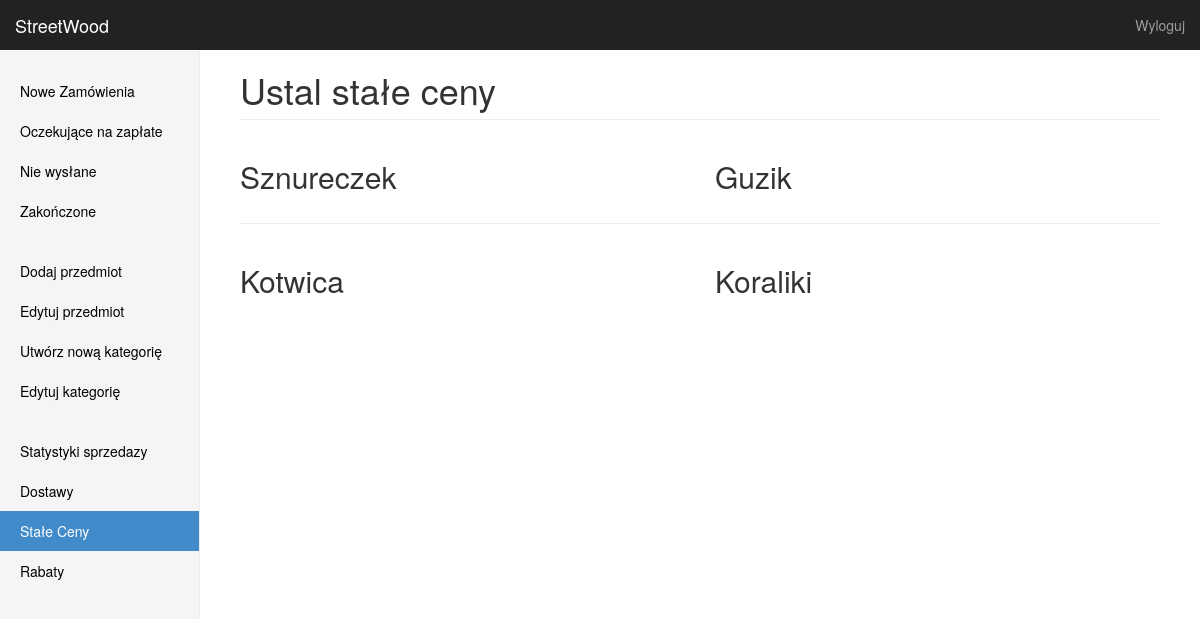
The page /administrator/stale-ceny on the database as committed earlier.
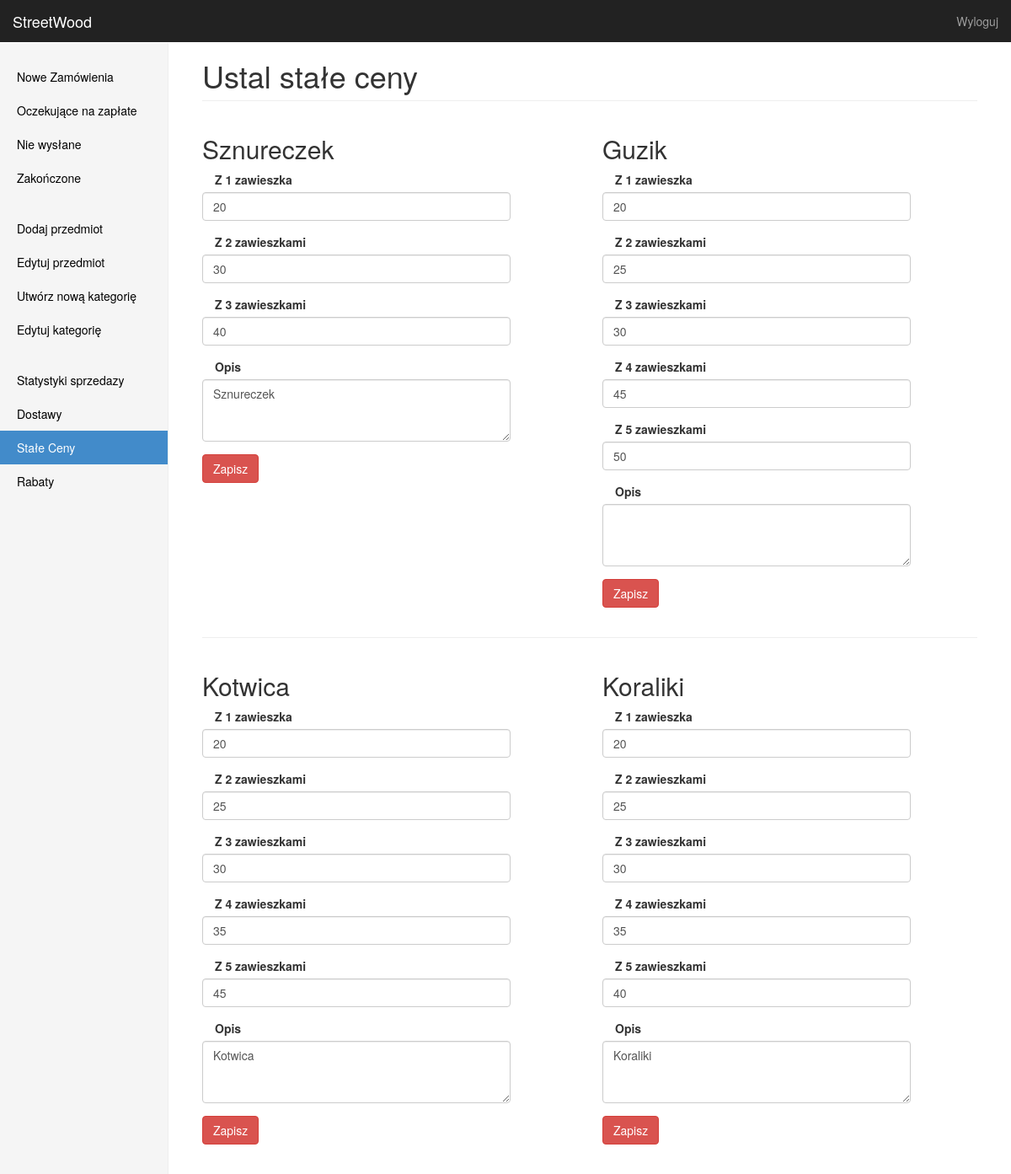
The same page on the database as committed later.
### tables this page shows
CREATE TABLE `stale_ceny` (
  `id_stalej_ceny` int(11) NOT NULL,
  `zawieszka1` int(11) NOT NULL,
  `zawieszka2` int(11) NOT NULL,
  `zawieszka3` int(11) NOT NULL,
  `zawieszka4` int(11) DEFAULT NULL,
  `zawieszka5` int(11) DEFAULT NULL,
  `opis` varchar(100) NOT NULL
);

### application/controllers/Administrator.php (called while the page is built, shortened)
<?php
class Administrator extends CI_Controller
{
    function __construct()
    {
        $this->load->model('Model_m');
    }
    public function stale_ceny()
    {
        $this->form_validation->set_rules('z1', 'Brans z 1', 'numeric');
        if ($this->form_validation->run() == FALSE) {
            $dane['sznureczek'] = $this->Model_m->pobierz_stale(1);
            $dane['guzik'] = $this->Model_m->pobierz_stale(2);
            $dane['kotwica'] = $this->Model_m->pobierz_stale(3);
            $dane['koralik'] = $this->Model_m->pobierz_stale(4);
            $this->load->view('administrator/header');
            $this->load->view('administrator/przedmiot/stale_ceny', $dane);
            $this->load->view('administrator/footer');
        }
    }
}

### index.php (called while the page is built, shortened)
<?php
require_once BASEPATH.'core/CodeIgniter.php';

### application/models/Model_m.php (called while the page is built, shortened)
<?php
class Model_m extends CI_Model
{
    public function pobierz_stale($id)
    {
        $stale = $this->db->query('SELECT * FROM stale_ceny where id_stalej_ceny=' . $id);
        return $stale->result();
    }
}

### application/views/administrator/przedmiot/stale_ceny.php (the view, shortened to what this page needs)
<div class="col-sm-9 col-sm-offset-3 col-md-10 col-md-offset-2 main">
    <h1 class="page-header">Ustal stałe ceny</h1>
    <div class="row">
        <div class="col-md-5">
            <h2>Sznureczek</h2>
            <?php
            $attributes = array('class' => 'form');
            echo form_open('administrator/stale-ceny', $attributes);
            foreach ($sznureczek as $key)
            {
                ?>
                <div class="form-group">
                    <label for="z1" class="col-sm-5 control-label">Z 1 zawieszka</label>
                    <input type="text" class="form-control" id="z1" name="z1" value="<?= $key->zawieszka1 ?>">
                </div>
                <div class="form-group">
                    <label for="z1" class="col-sm-5 control-label">Z 2 zawieszkami</label>
                    <input type="text" class="form-control" id="z2" name="z2" value="<?= $key->zawieszka2 ?>">
                </div>
                <div class="form-group">
                    <label for="z1" class="col-sm-5 control-label">Z 3 zawieszkami</label>
                    <input type="text" class="form-control" id="z3" name="z3" value="<?= $key->zawieszka3 ?>">
                </div>
                <div class="form-group">
                    <label for="opis" class="col-sm-5 control-label">Opis</label>
                    <textarea class="form-control" rows="3" id="opis" name="opis"><?= $key->opis ?></textarea>
                </div>
                <div class="form-group">
                    <button type="submit" class="btn btn-danger">Zapisz</button>
                </div>
                <?php
            }
            ?>
            </form>
        </div>
        <div class="col-md-5 col-md-offset-1">
            <h2>Guzik</h2>
            <?php
            $attributes = array('class' => 'form');
            echo form_open('administrator/stale-ceny', $attributes);
            foreach ($guzik as $key)
            {
                ?>
                <div class="form-group">
                    <label for="z1" class="col-sm-5 control-label">Z 1 zawieszka</label>
                    <input type="text" class="form-control" id="z1" name="z1" value="<?= $key->zawieszka1 ?>">
                </div>
                <div class="form-group">
                    <label for="z2" class="col-sm-5 control-label">Z 2 zawieszkami</label>
                    <input type="text" class="form-control" id="z2" name="z2" value="<?= $key->zawieszka2 ?>">
                </div>
                <div class="form-group">
                    <label for="z3" class="col-sm-5 control-label">Z 3 zawieszkami</label>
                    <input type="text" class="form-control" id="z3" name="z3" value="<?= $key->zawieszka3 ?>">
                </div>
                <div class="form-group">
                    <label for="z4" class="col-sm-5 control-label">Z 4 zawieszkami</label>
                    <input type="text" class="form-control" id="z4" name="z4" value="<?= $key->zawieszka4 ?>">
                </div>
                <div class="form-group">
                    <label for="z5" class="col-sm-5 control-label">Z 5 zawieszkami</label>
                    <input type="text" class="form-control" id="z5" name="z5" value="<?= $key->zawieszka5?>">
                </div>
                <div class="form-group">
                    <label for="opis" class="col-sm-5 control-label">Opis</label>
                    <textarea class="form-control" rows="3" id="opis" name="opis"><?= $key->opis ?></textarea>
                </div>
                <div class="form-group">
                    <button type="submit" class="btn btn-danger">Zapisz</button>
                </div>
                <?php
            }
            ?>
            </form>
        </div>
    </div>
    <hr>
    <div class="row">
        <div class="col-md-5">
            <h2>Kotwica</h2>
            <?php
            $attributes = array('class' => 'form');
            echo form_open('administrator/stale-ceny', $attributes);
            foreach ($kotwica as $key)
            {
                ?>
                <div class="form-group">
                    <label for="z1" class="col-sm-5 control-label">Z 1 zawieszka</label>
                    <input type="text" class="form-control" id="z1" name="z1" value="<?= $key->zawieszka1 ?>">
                </div>
                <div class="form-group">
                    <label for="z1" class="col-sm-5 control-label">Z 2 zawieszkami</label>
                    <input type="text" class="form-control" id="z2" name="z2" value="<?= $key->zawieszka2 ?>">
                </div>
                <div class="form-group">
                    <label for="z1" class="col-sm-5 control-label">Z 3 zawieszkami</label>
                    <input type="text" class="form-control" id="z3" name="z3" value="<?= $key->zawieszka3 ?>">
                </div>
                <div class="form-group">
                    <label for="z4" class="col-sm-5 control-label">Z 4 zawieszkami</label>
                    <input type="text" class="form-control" id="z4" name="z4" value="<?= $key->zawieszka4 ?>">
                </div>
                <div class="form-group">
                    <label for="z5" class="col-sm-5 control-label">Z 5 zawieszkami</label>
                    <input type="text" class="form-control" id="z5" name="z5" value="<?= $key->zawieszka5 ?>">
                </div>
                <div class="form-group">
                    <label for="opis" class="col-sm-5 control-label">Opis</label>
                    <textarea class="form-control" rows="3" id="opis" name="opis"><?= $key->opis ?></textarea>
                </div>
                <div class="form-group">
                    <button type="submit" class="btn btn-danger">Zapisz</button>
                </div>
                <?php
            }
            ?>
            </form>
        </div>
        <div class="col-md-5 col-md-offset-1">
            <h2>Koraliki</h2>
            <?php
            $attributes = array('class' => 'form');
            echo form_open('administrator/stale-ceny', $attributes);
            foreach ($koralik as $key)
            {
                ?>
                <div class="form-group">
                    <label for="z1" class="col-sm-5 control-label">Z 1 zawieszka</label>
                    <input type="text" class="form-control" id="z1" name="z1" value="<?= $key->zawieszka1 ?>">
                </div>
                <div class="form-group">
                    <label for="z2" class="col-sm-5 control-label">Z 2 zawieszkami</label>
                    <input type="text" class="form-control" id="z2" name="z2" value="<?= $key->zawieszka2 ?>">
                </div>
                <div class="form-group">
                    <label for="z3" class="col-sm-5 control-label">Z 3 zawieszkami</label>
                    <input type="text" class="form-control" id="z3" name="z3" value="<?= $key->zawieszka3 ?>">
                </div>
                <div class="form-group">
                    <label for="z4" class="col-sm-5 control-label">Z 4 zawieszkami</label>
                    <input type="text" class="form-control" id="z4" name="z4" value="<?= $key->zawieszka4 ?>">
                </div>
                <div class="form-group">
                    <label for="z5" class="col-sm-5 control-label">Z 5 zawieszkami</label>
                    <input type="text" class="form-control" id="z5" name="z5" value="<?= $key->zawieszka5 ?>">
                </div>
                <div class="form-group">
                    <label for="opis" class="col-sm-5 control-label">Opis</label>
                    <textarea class="form-control" rows="3" id="opis" name="opis"><?= $key->opis ?></textarea>
                </div>
                <div class="form-group">
                    <button type="submit" class="btn btn-danger">Zapisz</button>
                </div>
                <?php
            }
            ?>
            </form>
        </div>
    </div>
</div>
</div>

### application/views/administrator/header.php (shortened to what this page needs)
<!DOCTYPE html>
<html lang="en">
<head>
    <link rel="stylesheet" href="<?php echo base_url(); ?>assetss/css/bootstrap.css" media="screen" type="text/css"/>
    <link href="<?php echo base_url(); ?>assetss/css/ie10-viewport-bug-workaround.css" rel="stylesheet">
    <link rel="stylesheet" href="<?php echo base_url(); ?>assetss/css/dashboard.css" media="screen" type="text/css"/>
</head>
<body>
<nav class="navbar navbar-inverse navbar-fixed-top">
    <div class="container-fluid">
        <div class="navbar-header">
            <a class="navbar-brand" href="<?php echo base_url() . 'administrator/nowe-zamowienia'; ?>">StreetWood</a>
        </div>
        <div id="navbar" class="navbar-collapse collapse">
            <ul class="nav navbar-nav navbar-right">
                <li><?php echo anchor('administrator/wyloguj', 'Wyloguj'); ?></li>
            </ul>
        </div>
    </div>
</nav>
<div class="container-fluid">
    <div class="row">
        <div class="col-sm-3 col-md-2 sidebar">
            <ul class="nav nav-sidebar">
                <li <?php if ($this->uri->segment(2) == 'nowe-zamowienia') echo 'class="active"' ?> ><?php echo anchor('administrator/nowe-zamowienia', 'Nowe Zamówienia'); ?></li>
                <li <?php if ($this->uri->segment(2) == 'oczekujace-na-zaplate') echo 'class="active"' ?> ><?php echo anchor('administrator/oczekujace-na-zaplate', 'Oczekujące na zapłate'); ?></li>
                <li <?php if ($this->uri->segment(2) == 'nie-wyslane') echo 'class="active"' ?> ><?php echo anchor('administrator/nie-wyslane', 'Nie wysłane'); ?></li>
                <li <?php if ($this->uri->segment(2) == 'zakonczone') echo 'class="active"' ?> ><?php echo anchor('administrator/zakonczone', 'Zakończone'); ?></li>
            </ul>
            <ul class="nav nav-sidebar">
                <li <?php if ($this->uri->segment(2) == 'dodaj-przedmiot') echo 'class="active"' ?>><?php echo anchor('administrator/dodaj-przedmiot', 'Dodaj przedmiot'); ?></li>
                <li <?php if ($this->uri->segment(2) == 'modyfikacja-przedmiotu') echo 'class="active"' ?>><?php echo anchor('administrator/modyfikacja-przedmiotu', 'Edytuj przedmiot'); ?></li>
                <li <?php if ($this->uri->segment(2) == 'dodaj-kategorie') echo 'class="active"' ?>><?php echo anchor('administrator/dodaj-kategorie', 'Utwórz nową kategorię'); ?></li>
                <li <?php if ($this->uri->segment(2) == 'modyfikacja-kategorii') echo 'class="active"' ?>><?php echo anchor('administrator/modyfikacja-kategorii', 'Edytuj kategorię'); ?></li>
            </ul>
            <ul class="nav nav-sidebar">
                <li <?php if ($this->uri->segment(2) == 'statystyki') echo 'class="active"' ?>><?php echo anchor('administrator/statystyki', 'Statystyki sprzedazy'); ?></li>
                <li <?php if ($this->uri->segment(2) == 'dostawy') echo 'class="active"' ?>><?php echo anchor('administrator/dostawy', 'Dostawy'); ?></li>
                <li <?php if ($this->uri->segment(2) == 'stale-ceny') echo 'class="active"' ?>><?php echo anchor('administrator/stale-ceny', 'Stałe Ceny'); ?></li>
                <li <?php if ($this->uri->segment(2) == 'rabaty') echo 'class="active"' ?>><?php echo anchor('administrator/rabaty', 'Rabaty'); ?></li>
            </ul>
        </div>

### application/views/administrator/footer.php (shortened to what this page needs)
  </body>
</html>

### assetss/css/dashboard.css (style rules this page uses)
body { padding-top: 50px; }
.navbar-fixed-top { border: 0; }
.sidebar { display: block; }
@media (min-width: 768px) { .sidebar { position: fixed; top: 51px; bottom: 0; left: 0; z-index: 1000; display: block; padding: 20px; overflow-x: hidden; overflow-y: auto; background-color: #f5f5f5; border-right: 1px solid #eee; } }
.nav-sidebar { margin-right: -21px; margin-bottom: 20px; margin-left: -20px; }
.nav-sidebar > li > a { padding-right: 20px; padding-left: 20px; }
.nav-sidebar > .active > a, .nav-sidebar > .active > a:hover, .nav-sidebar > .active > a:focus { color: #fff; background-color: #428bca; }
.main { padding: 20px; }
@media (min-width: 768px) { .main { padding-right: 40px; padding-left: 40px; } }
.main .page-header { margin-top: 0; }

Rows that differ between the two databases and show on the page:
added stale_ceny: z1 "20", z2 "30", z3 "40", opis "Sznureczek"
added stale_ceny: z1 "20", z2 "25", z3 "30", z4 "45", z5 "50", shown under "Guzik"
added stale_ceny: z1 "20", z2 "25", z3 "30", z4 "35", z5 "45", opis "Kotwica"
added stale_ceny: z1 "20", z2 "25", z3 "30", z4 "35", z5 "40", opis "Koraliki"
